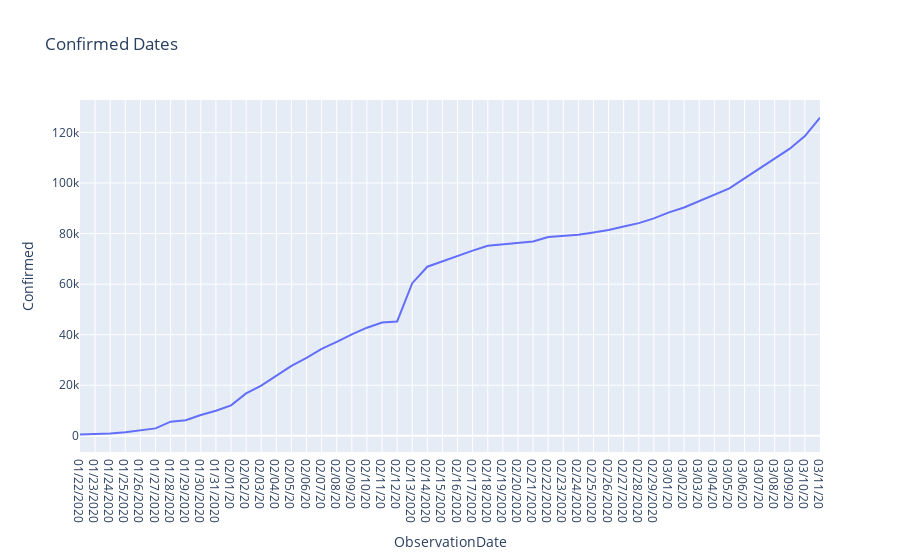

The code cell stored with this chart in its notebook:
### Code cell
fig = px.line(dataset_sums_per_day, x="ObservationDate", y="Confirmed",  title='Confirmed Dates')
fig.show()

### Figure 1 — Plotly figure (JSON) as saved in the notebook; plotly's stock layout.template omitted (floating-point values rounded to 4 significant figures)
{"data": [{"hoverlabel": {"namelength": 0}, "hovertemplate": "ObservationDate=%{x}<br>Confirmed=%{y}", "legendgroup": "", "line": {"color": "#636efa", "dash": "solid"}, "mode": "lines", "name": "", "showlegend": false, "type": "scatter", "x": ["01/22/2020", "01/23/2020", "01/24/2020", "01/25/2020", "01/26/2020", "01/27/2020", "01/28/2020", "01/29/2020", "01/30/2020", "01/31/2020", "02/01/20", "02/02/20", "02/03/20", "02/04/20", "02/05/20", "02/06/20", "02/07/20", "02/08/20", "02/09/20", "02/10/20", "02/11/20", "02/12/20", "02/13/2020", "02/14/2020", "02/15/2020", "02/16/2020", "02/17/2020", "02/18/2020", "02/19/2020", "02/20/2020", "02/21/2020", "02/22/2020", "02/23/2020", "02/24/2020", "02/25/2020", "02/26/2020", "02/27/2020", "02/28/2020", "02/29/2020", "03/01/20", "03/02/20", "03/03/20", "03/04/20", "03/05/20", "03/06/20", "03/07/20", "03/08/20", "03/09/20", "03/10/20", "03/11/20"], "xaxis": "x", "y": [555, 653, 941, 1438, 2118, 2927, 5578, 6165, 8235, 9925, 12038, 16787, 19881, 23892, 27636, 30818, 34392, 37121, 40151, 42763, 44803, 45222, 60370, 66887, 69032, 71226, 73260, 75138, 75641, 76199, 76843, 78599, 78985, 79570, 80415, 81397, 82756, 84124, 86013, 88371, 90309, 92844, 95124, 97886, 101800, 105836, 109835, 113582, 118582, 125865], "yaxis": "y"}], "layout": {"legend": {"tracegroupgap": 0}, "title": {"text": "Confirmed Dates"}, "xaxis": {"anchor": "y", "domain": [0, 1], "title": {"text": "ObservationDate"}}, "yaxis": {"anchor": "x", "domain": [0, 1], "title": {"text": "Confirmed"}}}}
